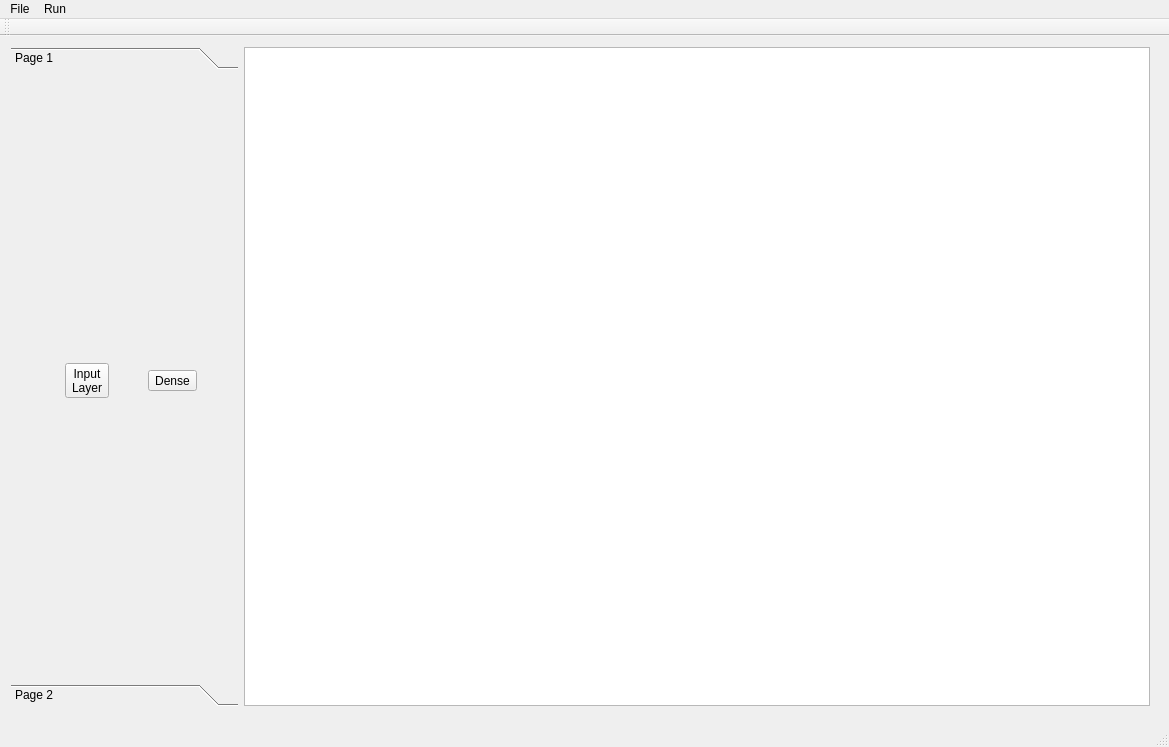
<?xml version="1.0" encoding="UTF-8"?>
<ui version="4.0">
 <class>MainWindow</class>
 <widget class="QMainWindow" name="MainWindow">
  <property name="geometry">
   <rect>
    <x>0</x>
    <y>0</y>
    <width>1169</width>
    <height>747</height>
   </rect>
  </property>
  <property name="windowTitle">
   <string>MainWindow</string>
  </property>
  <widget class="QWidget" name="centralWidget">
   <widget class="QWidget" name="layoutWidget">
    <property name="geometry">
     <rect>
      <x>0</x>
      <y>0</y>
      <width>1161</width>
      <height>681</height>
     </rect>
    </property>
    <layout class="QHBoxLayout" name="horizontalLayout">
     <item>
      <widget class="QToolBox" name="toolBox">
       <property name="sizePolicy">
        <sizepolicy hsizetype="Preferred" vsizetype="Preferred">
         <horstretch>1</horstretch>
         <verstretch>0</verstretch>
        </sizepolicy>
       </property>
       <property name="currentIndex">
        <number>0</number>
       </property>
       <widget class="QWidget" name="page">
        <property name="geometry">
         <rect>
          <x>0</x>
          <y>0</y>
          <width>231</width>
          <height>615</height>
         </rect>
        </property>
        <attribute name="label">
         <string>Page 1</string>
        </attribute>
        <widget class="QWidget" name="gridLayoutWidget">
         <property name="geometry">
          <rect>
           <x>10</x>
           <y>0</y>
           <width>221</width>
           <height>611</height>
          </rect>
         </property>
         <layout class="QGridLayout" name="gridLayout">
          <item row="0" column="0">
           <widget class="QToolButton" name="toolButton">
            <property name="text">
             <string>Input
Layer</string>
            </property>
            <property name="checkable">
             <bool>true</bool>
            </property>
            <attribute name="buttonGroup">
             <string notr="true">toolBoxButtonGroup</string>
            </attribute>
           </widget>
          </item>
          <item row="0" column="1">
           <widget class="QToolButton" name="toolButton_2">
            <property name="text">
             <string>Dense</string>
            </property>
            <property name="checkable">
             <bool>true</bool>
            </property>
            <attribute name="buttonGroup">
             <string notr="true">toolBoxButtonGroup</string>
            </attribute>
           </widget>
          </item>
         </layout>
        </widget>
       </widget>
       <widget class="QWidget" name="page_2">
        <property name="geometry">
         <rect>
          <x>0</x>
          <y>0</y>
          <width>231</width>
          <height>615</height>
         </rect>
        </property>
        <attribute name="label">
         <string>Page 2</string>
        </attribute>
       </widget>
      </widget>
     </item>
     <item>
      <widget class="QGraphicsView" name="graphicsView">
       <property name="sizePolicy">
        <sizepolicy hsizetype="Expanding" vsizetype="Expanding">
         <horstretch>4</horstretch>
         <verstretch>0</verstretch>
        </sizepolicy>
       </property>
      </widget>
     </item>
    </layout>
   </widget>
  </widget>
  <widget class="QMenuBar" name="menuBar">
   <property name="geometry">
    <rect>
     <x>0</x>
     <y>0</y>
     <width>1169</width>
     <height>30</height>
    </rect>
   </property>
   <widget class="QMenu" name="menuFile">
    <property name="title">
     <string>File</string>
    </property>
    <addaction name="actionNew_Project"/>
    <addaction name="actionOpen_Project"/>
    <addaction name="actionSave_Project"/>
   </widget>
   <widget class="QMenu" name="menuRun">
    <property name="title">
     <string>Run</string>
    </property>
    <addaction name="actionCompile"/>
   </widget>
   <addaction name="menuFile"/>
   <addaction name="menuRun"/>
  </widget>
  <widget class="QStatusBar" name="statusBar"/>
  <widget class="QToolBar" name="toolBar">
   <property name="windowTitle">
    <string>toolBar</string>
   </property>
   <attribute name="toolBarArea">
    <enum>TopToolBarArea</enum>
   </attribute>
   <attribute name="toolBarBreak">
    <bool>false</bool>
   </attribute>
  </widget>
  <action name="actionNew_Project">
   <property name="text">
    <string>New Project</string>
   </property>
  </action>
  <action name="actionCompile">
   <property name="text">
    <string>Compile</string>
   </property>
  </action>
  <action name="actionOpen_Project">
   <property name="text">
    <string>Open Project</string>
   </property>
  </action>
  <action name="actionSave_Project">
   <property name="text">
    <string>Save Project</string>
   </property>
  </action>
 </widget>
 <layoutdefault spacing="6" margin="11"/>
 <resources/>
 <connections/>
 <buttongroups>
  <buttongroup name="toolBoxButtonGroup">
   <property name="exclusive">
    <bool>false</bool>
   </property>
  </buttongroup>
 </buttongroups>
</ui>
